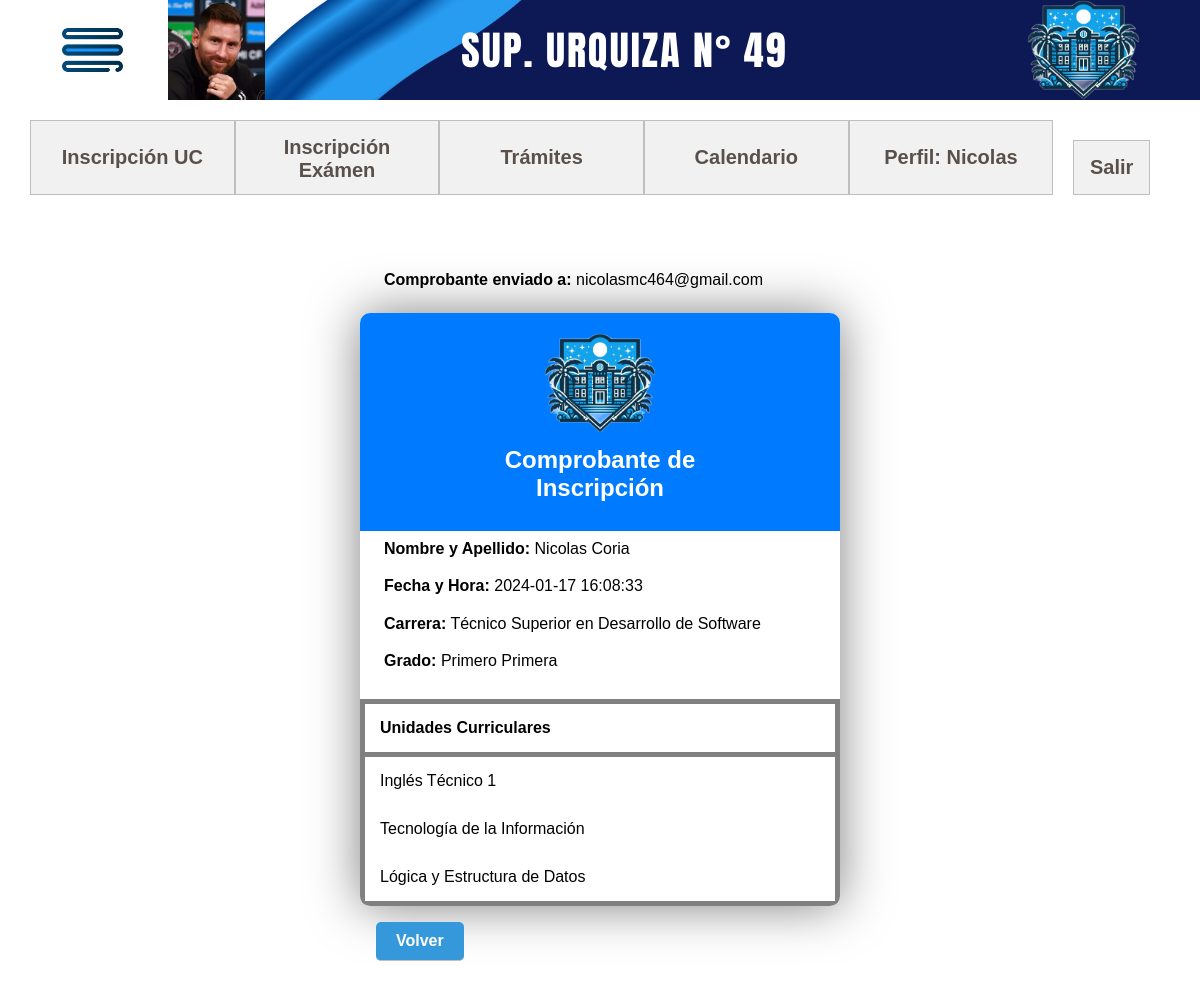
The page /menu_comprobante.php (signed in) on the database its author committed.
### tables this page shows
CREATE TABLE `alumno` (
  `Id_Alumno` int(10) NOT NULL,
  `DNI` int(10) DEFAULT NULL,
  `Nombre` varchar(20) DEFAULT NULL,
  `Apellido` varchar(20) DEFAULT NULL,
  `Email` varchar(30) DEFAULT NULL,
  `Telefono` varchar(20) DEFAULT NULL,
  `Genero` varchar(10) DEFAULT NULL,
  `Fecha_Nac` date DEFAULT NULL,
  `Nacionalidad` varchar(20) DEFAULT NULL,
  `Direccion` varchar(30) DEFAULT NULL,
  `Localidad` varchar(30) DEFAULT NULL,
  `Pass` varchar(255) DEFAULT NULL
);

CREATE TABLE `inscripcion` (
  `Id_Inscripcion` int(10) NOT NULL,
  `FechaHora` datetime DEFAULT NULL,
  `Id_Alumno` int(10) DEFAULT NULL,
  `Id_Carrera` int(10) DEFAULT NULL,
  `Id_Grado` int(10) DEFAULT NULL
);

CREATE TABLE `carrera` (
  `Id_Carrera` int(10) NOT NULL,
  `Carrera` varchar(70) DEFAULT NULL,
  `Cupo` int(10) DEFAULT NULL
);

CREATE TABLE `grado` (
  `Id_Grado` int(10) NOT NULL,
  `Grado` int(10) DEFAULT NULL,
  `Division` int(10) DEFAULT NULL,
  `Detalle` varchar(70) DEFAULT NULL
);

CREATE TABLE `unidad_curricular` (
  `Id_UC` int(10) NOT NULL,
  `Unidad_Curricular` varchar(60) DEFAULT NULL,
  `Tipo` varchar(20) DEFAULT NULL,
  `HorasSem` int(10) DEFAULT NULL,
  `HorasAnual` int(10) DEFAULT NULL,
  `Formato` varchar(20) DEFAULT NULL
);

### clases/db.php (called while the page is built, shortened)
<?php
abstract class DB
{
    private static $db_host = 'localhost';
    private static $db_user = 'devs';
    private static $db_pass = 'urqu1z4!';
    private static $db_port = 4548;
    protected $db_name = 'terciario';
    protected $query;
    private $conn;
    private function open_connection()
    {
        $this->conn = new mysqli(self::$db_host, self::$db_user, self::$db_pass, self::$db_port, $this->db_name);
    }
    protected function get_results_from_query()
    {
        $result = $this->conn->query($this->query);
    }
}

### clases/alumno.php (called while the page is built, shortened)
<?php
require_once('db.php');
class Alumno extends DB
{
    public function get($DNI = '')
    {
        if ($DNI != '') :
            $this->query = "SELECT Id_Alumno,
                                DNI,
                                Nombre,
                                Apellido,
                                Email,
                                Telefono,
                                Genero,
                                Fecha_Nac,
                                Nacionalidad,
                                Direccion,
                                Localidad,
                                Pass
								FROM alumno
								WHERE DNI = '$DNI'";
            $this->get_results_from_query();
        endif;
    }
}

### clases/inscripcion.php (called while the page is built, shortened)
<?php
require_once('db.php');
class Inscripcion extends DB
{
    protected $Id_Inscripcion;
    public function get($Id_Alumno = '')
    {
        $this->query = "SELECT Id_Inscripcion,
                                FechaHora,
                                Id_Alumno,
                                Id_Carrera,
                                Id_Grado
								FROM inscripcion
                                WHERE Id_Alumno = $Id_Alumno
                                ORDER BY FechaHora DESC
                                LIMIT 1";
        $this->get_results_from_query();
    }
    public function getDatosInscripcion($id_alumno)
    {
        $this->get($id_alumno);
        $this->query = "SELECT a.Nombre,a.Apellido,i.FechaHora,c.Carrera,g.Detalle
                        FROM inscripcion i
                        INNER JOIN alumno a ON i.Id_Alumno = a.Id_Alumno
                        INNER JOIN carrera c ON i.Id_Carrera = c.Id_Carrera
                        INNER JOIN alumno_grado ag ON i.Id_Alumno = ag.Id_Alumno
                        INNER JOIN grado g ON ag.Id_Grado = g.Id_Grado
                        WHERE i.Id_Inscripcion = $this->Id_Inscripcion";
        $this->get_results_from_query();
    }
    public function getUCInscripcion($id_alumno)
    {
        $this->get($id_alumno);
        $this->query = "SELECT uc.Unidad_Curricular
                        FROM inscripcion_uc iu
                        INNER JOIN unidad_curricular uc ON iu.Id_UC  = uc.Id_UC
                        INNER JOIN inscripcion i ON iu.Id_Inscripcion = i.Id_Inscripcion
                        WHERE iu.Id_Inscripcion = $this->Id_Inscripcion";
        $this->get_results_from_query();
        $UCs = $this->rows;
        return $UCs;
    }
}

### menu_comprobante.php (the view, shortened to what this page needs)
<?php
require_once('clases/alumno.php');
require_once('clases/inscripcion.php');
$alumno = new Alumno;
$inscripcion = new Inscripcion;
if (isset($_SESSION['usuarioingresado'])) {
    $alumnoIngresado = $_SESSION['usuarioingresado'];
    $alumno->get($alumnoIngresado);
} else {
    header('location: index.php');
}
?>
<!DOCTYPE html>
<html>
<head>
    <link rel="stylesheet" href="css/styles.css">
</head>
<body class="menu">
    <div>
        <header>
            <div class="button-h">
                <img src="assets/image/button-h.png" int="menu" class="button-h">
            </div>
            <div class="perfil">
                <img src="assets/image/messi.png" int="Logo Perfil" class="perfil">
            </div>
            <div class="title-header">
                <p>SUP. URQUIZA N° 49</p>
            </div>
            <div class="logo_header">
                <img src="assets/image/logo.png" int="Logo Urquiza" class="logo_header">
            </div>
        </header>
        <div class="row" style="width: 95%;display: flex;">
            <button class="opciones">Inscripción UC</button>
            <button class="opciones">Inscripción Exámen</button>
            <button class="opciones">Trámites</button>
            <button class="opciones">Calendario</button>
            <button class="opciones">Perfil:
                <?php echo $alumno->Nombre; ?>
            </button>
            <a href="cerrar_sesion.php" class="back_btn">Salir</a>
        </div>
        <div class="rowComprobante">
            <p class="mail"><strong>Comprobante enviado a: </strong><?php echo $alumno->Email; ?></p>
            <div class="comprobante">
                <div class="header">
                    <img src="assets/image/logo.png" int="Logo Urquiza" class="logo_header">
                    <h2 class="comp">Comprobante de Inscripción</h2>
                </div>
                <?php
                $inscripcion->getDatosInscripcion($alumno->Id_Alumno);
                ?>
                <div class="datos">
                    <p><strong>Nombre y Apellido:</strong> <?php echo $inscripcion->Nombre . " " . $inscripcion->Apellido; ?></p>
                    <p><strong>Fecha y Hora:</strong> <?php echo $inscripcion->FechaHora; ?></p>
                    <p><strong>Carrera:</strong> <?php echo $inscripcion->Carrera; ?></p>
                    <p><strong>Grado:</strong> <?php echo $inscripcion->Detalle; ?></p>
                </div>
                <table>
                    <thead>
                        <tr>
                            <th>Unidades Curriculares</th>
                        </tr>
                    </thead>
                    <tbody>
                        <?php
                        $UCs = $inscripcion->getUCInscripcion($alumno->Id_Alumno);
                        foreach ($UCs as $row) {
                            echo "<tr><td>" . $row['Unidad_Curricular'] . "</td></tr>";
                        }
                        ?>
                    </tbody>
                </table>
            </div>
            <a href="menu_user.php" class="btnIndex">Volver</a>
        </div>
    </div>
</body>
</html>

### css/styles.css (style rules this page uses)
body, h1, h2, h3, p { margin: 0; padding: 0; }
p { text-align: center; padding: 0 20px; align-items: center; }
html { box-sizing: border-box; }
*, *:before, *:after { box-sizing: inherit; }
h2 { font-family: Anton, Arial; margin: 2% 22%; justify-self: center; }
body.menu { font-family: Arial, Helvetica, sans-serif; background-color: white; }
.row { content: ""; display: table; clear: both; margin: 0 auto; }
h2.comp { font-family: Arial, Helvetica, sans-serif; color: #fff; }
.rowComprobante { content: ""; clear: both; margin: 0% 10%; padding: 1% 20%; }
.opciones { font-size: 20px; font-weight:bolder; border: 1px solid #bdbfc1; width: 19%; text-align: center; background-color: #f1f1f1; padding: 15px; color: rgba(89, 80, 76, 1); height: 75px; }
.back_btn { width: 7%; font-size: 20px; font-weight:bolder; border: 1px solid #bdbfc1; text-align: center; background-color: #f1f1f1; padding: 15px; color: rgba(89, 80, 76, 1); text-decoration: none; }
input,a { padding: 0.5em; font-size: 1em; cursor: pointer; border: none; border-bottom: 0.1em solid #BDBFC1; color: black; text-align: left; margin: 1em; font-weight: bold; }
.btnIndex { display: inline-block; padding: 10px 20px; background-color: #3498db; color: white; text-decoration: none; border-radius: 5px; transition: background-color 0.3s; }
header { height: 100px; background-image: url(../assets/image/fondo.png); background-size: cover; background-position: center; background-repeat: no-repeat; color: white; display: flex; flex-direction:row; align-items: center; padding-left: 5%; padding-right: 5%; }
.logo_header { height: 100px; margin-left: auto; }
.title-header { font-size: 40px; margin-right: 4%; font-family: Anton, arial; letter-spacing: 2px; }
.perfil { height: 100px; margin-right: auto; }
.button-h { height: 65px; margin-right: 4%; }
.comprobante { background-color: #fff; border-radius: 10px; box-shadow: 0 0 50px rgba(0, 0, 0, 0.5); overflow: hidden; max-width: 600px; width: 100%; text-align: center; }
.header { background-color: #007bff; color: #fff; padding: 20px; }
.datos p { padding: 2% 5%; text-align: left; }
table { width: 100%; border-collapse: collapse; margin-top: 20px; }
table, th { border: 5px solid #808080; }
.mail { padding: 5% 5%; text-align: left; }
th, td { padding: 15px; text-align: left; }

### rows shown on the page
alumno: Nombre "Nicolas", Email "nicolasmc464@gmail.com"
inscripcion: Id_Alumno.Nombre "Nicolas", Id_Alumno.Apellido "Coria", FechaHora "2024-01-17 16:08:33", Id_Carrera.Carrera "Técnico Superior en Desarrollo de Software", Id_Grado.Detalle "Primero Primera"
unidad_curricular: Unidad_Curricular "Inglés Técnico 1"
unidad_curricular: Unidad_Curricular "Tecnología de la Información"
unidad_curricular: Unidad_Curricular "Lógica y Estructura de Datos"
